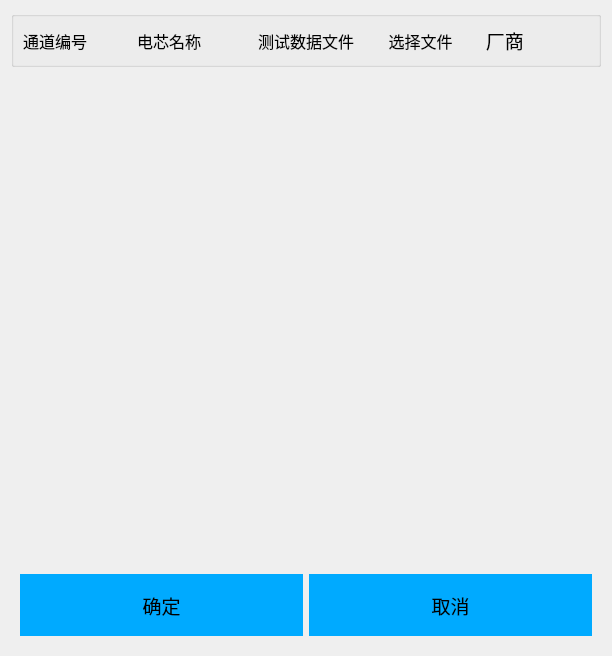
<?xml version="1.0" encoding="UTF-8"?>
<ui version="4.0">
 <class>DialogMerge</class>
 <widget class="QDialog" name="DialogMerge">
  <property name="geometry">
   <rect>
    <x>0</x>
    <y>0</y>
    <width>612</width>
    <height>656</height>
   </rect>
  </property>
  <property name="windowTitle">
   <string>Dialog</string>
  </property>
  <layout class="QVBoxLayout" name="verticalLayout_2">
   <item>
    <widget class="QGroupBox" name="groupBox">
     <property name="sizePolicy">
      <sizepolicy hsizetype="Minimum" vsizetype="Minimum">
       <horstretch>0</horstretch>
       <verstretch>0</verstretch>
      </sizepolicy>
     </property>
     <property name="title">
      <string/>
     </property>
     <layout class="QVBoxLayout" name="verticalLayout">
      <item>
       <layout class="QHBoxLayout" name="horizontalLayout_2">
        <item>
         <widget class="QLabel" name="label">
          <property name="font">
           <font>
            <family>微软雅黑</family>
            <pointsize>12</pointsize>
           </font>
          </property>
          <property name="text">
           <string>通道编号</string>
          </property>
          <property name="alignment">
           <set>Qt::AlignLeading|Qt::AlignLeft|Qt::AlignVCenter</set>
          </property>
         </widget>
        </item>
        <item>
         <widget class="QLabel" name="label_2">
          <property name="font">
           <font>
            <family>微软雅黑</family>
            <pointsize>12</pointsize>
           </font>
          </property>
          <property name="text">
           <string>电芯名称</string>
          </property>
          <property name="alignment">
           <set>Qt::AlignLeading|Qt::AlignLeft|Qt::AlignVCenter</set>
          </property>
         </widget>
        </item>
        <item>
         <widget class="QLabel" name="label_3">
          <property name="font">
           <font>
            <family>微软雅黑</family>
            <pointsize>12</pointsize>
           </font>
          </property>
          <property name="text">
           <string>测试数据文件</string>
          </property>
          <property name="alignment">
           <set>Qt::AlignCenter</set>
          </property>
         </widget>
        </item>
        <item>
         <widget class="QLabel" name="label_4">
          <property name="font">
           <font>
            <family>微软雅黑</family>
            <pointsize>12</pointsize>
           </font>
          </property>
          <property name="text">
           <string>选择文件</string>
          </property>
          <property name="alignment">
           <set>Qt::AlignCenter</set>
          </property>
         </widget>
        </item>
        <item>
         <widget class="QLabel" name="label_5">
          <property name="font">
           <font>
            <family>微软雅黑</family>
            <pointsize>14</pointsize>
           </font>
          </property>
          <property name="text">
           <string> 厂商</string>
          </property>
         </widget>
        </item>
       </layout>
      </item>
     </layout>
    </widget>
   </item>
   <item>
    <spacer name="verticalSpacer">
     <property name="orientation">
      <enum>Qt::Vertical</enum>
     </property>
     <property name="sizeHint" stdset="0">
      <size>
       <width>20</width>
       <height>460</height>
      </size>
     </property>
    </spacer>
   </item>
   <item>
    <widget class="QWidget" name="widget" native="true">
     <property name="sizePolicy">
      <sizepolicy hsizetype="Preferred" vsizetype="Fixed">
       <horstretch>0</horstretch>
       <verstretch>0</verstretch>
      </sizepolicy>
     </property>
     <property name="minimumSize">
      <size>
       <width>0</width>
       <height>80</height>
      </size>
     </property>
     <property name="maximumSize">
      <size>
       <width>100000</width>
       <height>80</height>
      </size>
     </property>
     <layout class="QHBoxLayout" name="horizontalLayout">
      <item>
       <widget class="QPushButton" name="btnOk">
        <property name="sizePolicy">
         <sizepolicy hsizetype="Preferred" vsizetype="Preferred">
          <horstretch>0</horstretch>
          <verstretch>0</verstretch>
         </sizepolicy>
        </property>
        <property name="minimumSize">
         <size>
          <width>0</width>
          <height>0</height>
         </size>
        </property>
        <property name="font">
         <font>
          <family>微软雅黑</family>
          <pointsize>14</pointsize>
         </font>
        </property>
        <property name="styleSheet">
         <string notr="true">QPushButton{

border-raidus:0px;
border-color: qlineargradient(spread:pad, x1:0, y1:0, x2:1, y2:0, stop:0 rgba(0, 0, 0, 255), stop:1 rgba(255, 255, 255, 255));
background-color: rgb(0, 170, 255);
border-width:1px;
border-style:sold;
}

QPushButton:hove{
border-raidus:0px;
border-style:solid;
border-width:0px 0px 2px 0px;
padding:4px 4px 2px 4px;
border-color:#00BB9E;
background:qlineargradient(spread:pad,x1:0,y1:0,x2:0,y2:1,stop:0 #646464,stop:1 #525252);
}</string>
        </property>
        <property name="text">
         <string>确定</string>
        </property>
       </widget>
      </item>
      <item>
       <widget class="QPushButton" name="btnCancel">
        <property name="sizePolicy">
         <sizepolicy hsizetype="Preferred" vsizetype="Preferred">
          <horstretch>0</horstretch>
          <verstretch>0</verstretch>
         </sizepolicy>
        </property>
        <property name="minimumSize">
         <size>
          <width>0</width>
          <height>0</height>
         </size>
        </property>
        <property name="font">
         <font>
          <family>微软雅黑</family>
          <pointsize>14</pointsize>
         </font>
        </property>
        <property name="styleSheet">
         <string notr="true">QPushButton{

border-raidus:0px;
border-color: qlineargradient(spread:pad, x1:0, y1:0, x2:1, y2:0, stop:0 rgba(0, 0, 0, 255), stop:1 rgba(255, 255, 255, 255));
background-color: rgb(0, 170, 255);
border-width:1px;
border-style:sold;
}

QPushButton:hove{
border-raidus:0px;
border-style:solid;
border-width:0px 0px 2px 0px;
padding:4px 4px 2px 4px;
border-color:#00BB9E;
background:qlineargradient(spread:pad,x1:0,y1:0,x2:0,y2:1,stop:0 #646464,stop:1 #525252);
}</string>
        </property>
        <property name="text">
         <string>取消</string>
        </property>
       </widget>
      </item>
     </layout>
    </widget>
   </item>
  </layout>
 </widget>
 <resources/>
 <connections/>
</ui>
